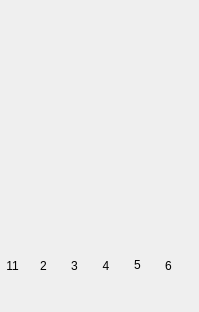
<?xml version="1.0" encoding="UTF-8"?>
<ui version="4.0">
 <class>Widget</class>
 <widget class="QWidget" name="Widget">
  <property name="geometry">
   <rect>
    <x>0</x>
    <y>0</y>
    <width>199</width>
    <height>312</height>
   </rect>
  </property>
  <property name="maximumSize">
   <size>
    <width>16777215</width>
    <height>16777215</height>
   </size>
  </property>
  <property name="windowTitle">
   <string>Widget</string>
  </property>
  <property name="styleSheet">
   <string notr="true">*{
border:none;
}</string>
  </property>
  <widget class="QWidget" name="widget" native="true">
   <property name="geometry">
    <rect>
     <x>0</x>
     <y>250</y>
     <width>181</width>
     <height>31</height>
    </rect>
   </property>
   <property name="styleSheet">
    <string notr="true">*{
boredr:none;
}</string>
   </property>
   <layout class="QHBoxLayout" name="horizontalLayout">
    <item>
     <widget class="QPushButton" name="pushButton">
      <property name="minimumSize">
       <size>
        <width>0</width>
        <height>0</height>
       </size>
      </property>
      <property name="maximumSize">
       <size>
        <width>32</width>
        <height>32</height>
       </size>
      </property>
      <property name="styleSheet">
       <string notr="true">icon:url(:/C:/Users/duan/Desktop/pictu/a.png)</string>
      </property>
      <property name="text">
       <string>11</string>
      </property>
     </widget>
    </item>
    <item>
     <widget class="QPushButton" name="pushButton_2">
      <property name="minimumSize">
       <size>
        <width>0</width>
        <height>0</height>
       </size>
      </property>
      <property name="maximumSize">
       <size>
        <width>32</width>
        <height>32</height>
       </size>
      </property>
      <property name="styleSheet">
       <string notr="true">icon:url(:/C:/Users/duan/Desktop/pictu/b.png)</string>
      </property>
      <property name="text">
       <string>2</string>
      </property>
     </widget>
    </item>
    <item>
     <widget class="QPushButton" name="pushButton_3">
      <property name="minimumSize">
       <size>
        <width>0</width>
        <height>0</height>
       </size>
      </property>
      <property name="maximumSize">
       <size>
        <width>29</width>
        <height>32</height>
       </size>
      </property>
      <property name="styleSheet">
       <string notr="true">icon:url(:/C:/Users/duan/Desktop/pictu/c.png)</string>
      </property>
      <property name="text">
       <string>3</string>
      </property>
     </widget>
    </item>
    <item>
     <widget class="QPushButton" name="pushButton_4">
      <property name="minimumSize">
       <size>
        <width>0</width>
        <height>0</height>
       </size>
      </property>
      <property name="maximumSize">
       <size>
        <width>32</width>
        <height>32</height>
       </size>
      </property>
      <property name="styleSheet">
       <string notr="true">icon:url(:/C:/Users/duan/Desktop/pictu/d.png)</string>
      </property>
      <property name="text">
       <string>4</string>
      </property>
     </widget>
    </item>
    <item>
     <widget class="QPushButton" name="pushButton_5">
      <property name="minimumSize">
       <size>
        <width>0</width>
        <height>0</height>
       </size>
      </property>
      <property name="maximumSize">
       <size>
        <width>30</width>
        <height>30</height>
       </size>
      </property>
      <property name="styleSheet">
       <string notr="true">icon:url(:/C:/Users/duan/Desktop/pictu/e.png)</string>
      </property>
      <property name="text">
       <string>5</string>
      </property>
     </widget>
    </item>
    <item>
     <widget class="QPushButton" name="pushButton_6">
      <property name="minimumSize">
       <size>
        <width>0</width>
        <height>0</height>
       </size>
      </property>
      <property name="maximumSize">
       <size>
        <width>29</width>
        <height>29</height>
       </size>
      </property>
      <property name="styleSheet">
       <string notr="true">icon:url(:/C:/Users/duan/Desktop/pictu/f.png)</string>
      </property>
      <property name="text">
       <string>6</string>
      </property>
     </widget>
    </item>
   </layout>
  </widget>
 </widget>
 <resources/>
 <connections/>
</ui>
